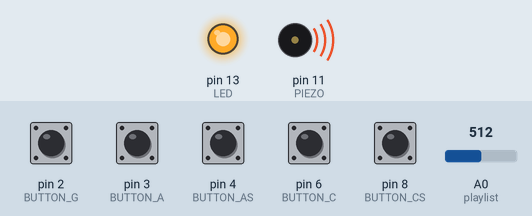
Bench run of a sketch on a simulated Arduino Uno, built with avr-gcc and run on an emulated ATmega328P. Shown: output pins drawn as LEDs (lit = HIGH), buzzer (waves = sounding). Inputs (shaded band) come from the test bench; at power-on: pin 2 (BUTTON_G), pin 3 (BUTTON_A), pin 4 (BUTTON_AS), pin 6 (BUTTON_C) HIGH, pin 8 (BUTTON_CS) LOW, A0 (playlist) = 512. What the sketch prints to the serial monitor is not drawn.

Above: at 1.2 s.
1.3 s: pin 8 (BUTTON_CS) pulled HIGH for 0.15 s
At 1.37 s:
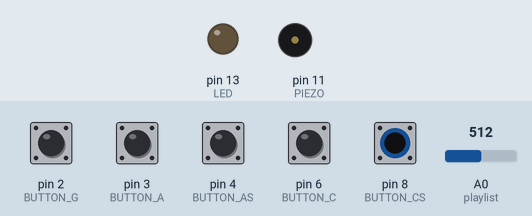
2.9 s: pin 8 (BUTTON_CS) pulled HIGH for 1 s
At 4.7 s:
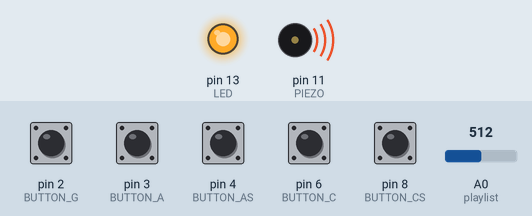
5.4 s: pin 8 (BUTTON_CS) driven HIGH
At 5.7 s:
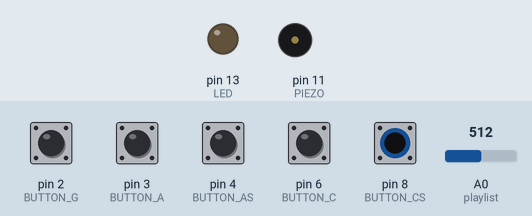
8.1 s: A0 (playlist) set to 104
9.6 s: A0 (playlist) set to 95
11.4 s: pin 2 (BUTTON_G) pulled LOW for 0.15 s
At 12.1 s:
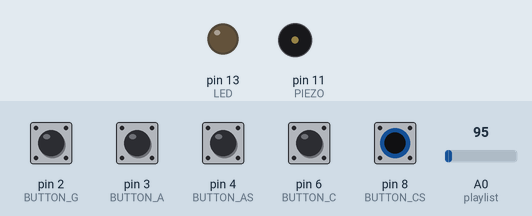
Timing chart, 0 to 14.4 s (numbered marks = the images above; inputs shaded):
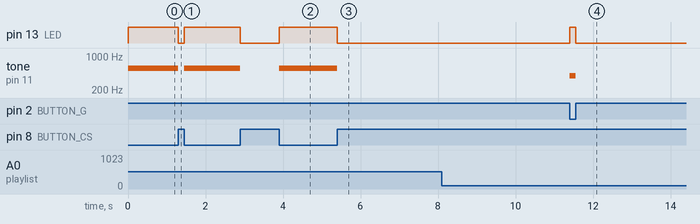

Measured:
- after the input at 1.3 s, pin 13 (LED): HIGH → LOW at once, → HIGH 0.15 s later; tone on pin 11 (PIEZO): 554 Hz → silent at once, → 554 Hz 0.15 s later
- after the input at 2.9 s, pin 13 (LED): HIGH → LOW at once, → HIGH 1.0 s later; tone on pin 11 (PIEZO): 554 Hz → silent at once, → 554 Hz 1.0 s later
- after the input at 5.4 s, pin 13 (LED): HIGH → LOW at once; tone on pin 11 (PIEZO): 554 Hz → silent at once
- after the input at 8.1 s, every drawn part: stays the same
- after the input at 9.6 s, every drawn part: stays the same
- after the input at 11.4 s, pin 13 (LED): LOW → HIGH at once, → LOW 0.15 s later; tone on pin 11 (PIEZO): silent → 392 Hz at once, → silent 0.15 s later

The sketch:

Piano__Edit_2.ino
```cpp
#define NOTE_B0 31
#define NOTE_C1 33
#define NOTE_CS1 35
#define NOTE_D1 37
#define NOTE_DS1 39
#define NOTE_E1 41
#define NOTE_F1 44
#define NOTE_FS1 46
#define NOTE_G1 49
#define NOTE_GS1 52
#define NOTE_A1 55
#define NOTE_AS1 58
#define NOTE_B1 62
#define NOTE_C2 65
#define NOTE_CS2 69
#define NOTE_D2 73
#define NOTE_DS2 78
#define NOTE_E2 82
#define NOTE_F2 87
#define NOTE_FS2 93
#define NOTE_G2 98
#define NOTE_GS2 104
#define NOTE_A2 110
#define NOTE_AS2 117
#define NOTE_B2 123
#define NOTE_C3 131
#define NOTE_CS3 139
#define NOTE_D3 147
#define NOTE_DS3 156
#define NOTE_E3 165
#define NOTE_F3 175
#define NOTE_FS3 185
#define NOTE_G3 196
#define NOTE_GS3 208
#define NOTE_A3 220
#define NOTE_AS3 233
#define NOTE_B3 247
#define NOTE_C4 262
#define NOTE_CS4 277
#define NOTE_D4 294
#define NOTE_DS4 311
#define NOTE_E4 330
#define NOTE_F4 349
#define NOTE_FS4 370
#define NOTE_G4 392
#define NOTE_GS4 415
#define NOTE_A4 440
#define NOTE_AS4 466
#define NOTE_B4 494
#define NOTE_C5 523
#define NOTE_CS5 554
#define NOTE_D5 587
#define NOTE_DS5 622
#define NOTE_E5 659
#define NOTE_F5 698
#define NOTE_FS5 740
#define NOTE_G5 784
#define NOTE_GS5 831
#define NOTE_A5 880
#define NOTE_AS5 932
#define NOTE_B5 988
#define NOTE_C6 1047
#define NOTE_CS6 1109
#define NOTE_D6 1175
#define NOTE_DS6 1245
#define NOTE_E6 1319
#define NOTE_F6 1397
#define NOTE_FS6 1480
#define NOTE_G6 1568
#define NOTE_GS6 1661
#define NOTE_A6 1760
#define NOTE_AS6 1865
#define NOTE_B6 1976
#define NOTE_C7 2093
#define NOTE_CS7 2217
#define NOTE_D7 2349
#define NOTE_DS7 2489
#define NOTE_E7 2637
#define NOTE_F7 2794
#define NOTE_FS7 2960
#define NOTE_G7 3136
#define NOTE_GS7 3322
#define NOTE_A7 3520
#define NOTE_AS7 3729
#define NOTE_B7 3951
#define NOTE_C8 4186
#define NOTE_CS8 4435
#define NOTE_D8 4699
#define NOTE_DS8 4978
#define ACTIVATED LOW


const int PIEZO = 11;
const int LED = 13;

//int buttonSong = 8;
const int BUTTON_CS = 8;  //Added a new fifth button to replace buttonSong
const int playlist = 0; //Switch between modes

const int BUTTON_C = 6;
const int BUTTON_AS = 4;
const int BUTTON_A = 3;
const int BUTTON_G = 2;

int value;

void setup()
{
  pinMode(LED, OUTPUT);

  //pinMode(BUTTON_CS, INPUT);  //Added the pinMode and digitalWrite for the new button
 // digitalWrite(BUTTON_CS,HIGH);

  pinMode(BUTTON_C, INPUT);
  digitalWrite(BUTTON_C,HIGH);
  pinMode(BUTTON_AS, INPUT);
  digitalWrite(BUTTON_AS,HIGH);
  pinMode(BUTTON_A, INPUT);
  digitalWrite(BUTTON_A,HIGH);
  pinMode(BUTTON_G, INPUT);
  digitalWrite(BUTTON_G,HIGH);
  //pinMode (buttonSong, INPUT);
  //digitalWrite(buttonSong, HIGH);

  digitalWrite(LED,LOW);

  Serial.begin(9600);
}


// notes in the melody:
int melody[] = {
//Some anime opening theme. The song is called 'Unravel'
//NOTE_AS4, NOTE_C5, NOTE_AS4, NOTE_A4, NOTE_G4,  NOTE_C5, NOTE_AS4, NOTE_A4, NOTE_G4, NOTE_G4, NOTE_F4, 0, 0,
//NOTE_DS4, NOTE_DS4, NOTE_F4, NOTE_D4, 0, 0, 0, NOTE_D4, NOTE_D4, NOTE_D4, NOTE_D4, NOTE_D5, NOTE_D5,
//NOTE_G3, NOTE_AS3, NOTE_C4, NOTE_G3, NOTE_G3, NOTE_AS3, NOTE_AS4, NOTE_A4, NOTE_A4, NOTE_A4, NOTE_AS4, NOTE_AS4,
//NOTE_G3, NOTE_AS3, NOTE_C4, NOTE_G3, NOTE_G3, NOTE_AS3,

//NOTE_AS4, NOTE_C5, NOTE_AS4, NOTE_A4, NOTE_G4,  NOTE_C5, NOTE_AS4, NOTE_A4, NOTE_G4, NOTE_G4, NOTE_F4, 0, 0,
//NOTE_DS4, NOTE_DS4, NOTE_F4, NOTE_D4, NOTE_G3, NOTE_AS3, NOTE_C4, NOTE_F3, NOTE_AS3, NOTE_A3, NOTE_F3,
//NOTE_D4, NOTE_D4, NOTE_D4, NOTE_D5, NOTE_D5,
//NOTE_G3, NOTE_AS3, NOTE_C4, NOTE_F3, NOTE_AS3, NOTE_G3, NOTE_AS4, NOTE_A4, NOTE_A4, NOTE_A4, NOTE_AS4, NOTE_AS4,

//Never Going to Give You Up
//NOTE_AS3, NOTE_C4, NOTE_CS4, NOTE_AS3, NOTE_F4, NOTE_F4, NOTE_DS4, NOTE_GS3, NOTE_AS3, NOTE_C4, NOTE_GS3, NOTE_DS4,
//NOTE_DS4, NOTE_CS4, NOTE_C4, NOTE_AS3, NOTE_AS3, NOTE_C4, NOTE_CS4, NOTE_AS3, NOTE_CS4, NOTE_DS4, NOTE_C4, NOTE_AS3,
//NOTE_GS3, NOTE_F3, NOTE_DS4, NOTE_CS4, NOTE_AS4, NOTE_C4, NOTE_CS4, NOTE_AS4, NOTE_F4, NOTE_F4, NOTE_DS4, NOTE_GS3,
//NOTE_AS4, NOTE_C4, NOTE_GS3, NOTE_GS4, NOTE_C4, NOTE_CS4, NOTE_C4, NOTE_AS3, NOTE_GS3, NOTE_AS3, NOTE_C4, NOTE_GS3,
//NOTE_CS4, NOTE_DS4, NOTE_C4, NOTE_AS3, NOTE_GS3, NOTE_F3, NOTE_DS4, NOTE_CS4,

//All Star
NOTE_FS4, NOTE_CS5, NOTE_AS4, NOTE_AS4, NOTE_GS4, NOTE_FS4, NOTE_FS4, NOTE_B4,
NOTE_AS4, NOTE_AS4, NOTE_GS4, NOTE_GS4, NOTE_FS4, NOTE_FS4, NOTE_CS5, NOTE_AS4,
NOTE_AS4, NOTE_GS4, NOTE_FS4, NOTE_FS4, NOTE_DS4, NOTE_CS4, 0, NOTE_FS4,
NOTE_FS4, NOTE_CS5, NOTE_AS4, NOTE_AS4, NOTE_GS4, NOTE_GS4, NOTE_FS4, NOTE_FS4,
NOTE_B4, NOTE_AS4, NOTE_AS4, NOTE_GS4, NOTE_GS4, NOTE_FS4, NOTE_FS4, NOTE_CS5,
NOTE_AS4, NOTE_AS4, NOTE_GS4, NOTE_FS4, NOTE_FS4, NOTE_GS4, NOTE_DS4, 0,
NOTE_FS4, NOTE_DS4, NOTE_FS4, NOTE_FS4, NOTE_FS4, NOTE_FS4, NOTE_DS4, NOTE_CS4,
NOTE_FS4, NOTE_FS4, NOTE_FS4, NOTE_FS4, NOTE_FS4, NOTE_FS4, NOTE_FS4, NOTE_FS4,
NOTE_FS4, NOTE_FS4, NOTE_FS4, NOTE_FS4, NOTE_FS4, NOTE_AS4, NOTE_FS4, NOTE_AS4,
NOTE_AS4, NOTE_CS5, NOTE_B4, NOTE_AS4, NOTE_FS4, NOTE_GS4, NOTE_GS4, NOTE_GS4,
NOTE_GS4, NOTE_AS4, NOTE_FS4, NOTE_FS4, NOTE_DS4, NOTE_CS4, NOTE_FS4, NOTE_FS4,
NOTE_FS4, 0, NOTE_AS4, NOTE_CS5, NOTE_AS4, NOTE_DS5, NOTE_AS4, NOTE_CS5,
NOTE_AS4, NOTE_DS5, NOTE_AS4, NOTE_CS5, NOTE_B4, NOTE_AS4, NOTE_GS4, NOTE_FS4,
NOTE_FS4, NOTE_GS4, NOTE_FS4, 0, NOTE_FS4, NOTE_FS4, NOTE_FS4, NOTE_FS4,
NOTE_FS4, NOTE_FS4, NOTE_FS4, NOTE_FS4, 0, NOTE_FS4, NOTE_FS4, NOTE_AS4,
NOTE_FS4, NOTE_FS4, NOTE_FS4, NOTE_DS4, NOTE_DS4, NOTE_DS4, 0, NOTE_AS4,
NOTE_FS4, NOTE_FS4, NOTE_DS4, NOTE_FS4, NOTE_FS4, NOTE_FS4, NOTE_DS4, NOTE_FS4,
NOTE_FS4, NOTE_FS4, NOTE_AS4, NOTE_AS4, NOTE_FS4, NOTE_FS4, NOTE_DS4, NOTE_FS4,
NOTE_FS4, NOTE_FS4, NOTE_DS4, NOTE_FS4, NOTE_FS4, NOTE_FS4, NOTE_AS4, 0,
NOTE_AS4, NOTE_CS5, NOTE_B4, NOTE_CS5, NOTE_DS5, NOTE_FS5, NOTE_GS5, NOTE_FS5,
NOTE_FS4, NOTE_FS4, NOTE_GS4, NOTE_FS4, NOTE_AS4, NOTE_GS4, NOTE_GS4, NOTE_FS4,
NOTE_GS4, NOTE_AS4, NOTE_DS4,


};

// note durations: 4 = quarter note, 8 = eighth note, etc.:
int noteDurations[] = {
//Unravel song
//4.5, 2.25, 2.25, 4.5, 2.25, 2.25, 2.25, 2.25, 2.25, 4.5, 3, 9, 4.5,
//4.5, 2.25, 4.5, 2.25, 1.125, 2.25, 4.5, 4.5, 2.25, 4.5, 2.25, 4.5, 2.25,
//4.5, 4.5, 4.5, 2.25, 4.5, 4.5, 4.5, 2.25, 4.5, 2.25, 4.5, 2,
//4.5, 4.5, 4.5, 2.25, 4.5, 4.5,

//4.5, 2.25, 2.25, 4.5, 2.25, 2.25, 2.25, 2.25, 2.25, 4.5, 3, 9, 4.5,
//4.5, 2.25, 4.5, 4.5, 4.5, 4.5, 4.5, 4.5, 3, 3, 4.5,
//2.25, 4.5, 2.25, 4.5, 2.25,
//4.5, 4.5, 4.5, 4.5, 2.25, 4.5, 4.5, 2.25, 4.5, 2.25, 4.5, 2.25,

//Never Going to Give You Up
//6, 4, 6, 6, 2, 2, 2, 6, 6, 4, 6, 4,
//4, 4, 4, 4, 6, 4, 6, 6, 6, 4, 5.5, 4, 5.5,
//4, 4, 4, 2, 6, 4, 6, 6, 4, 4, 2, 6,
//6, 6, 4, 6, 4, 4, 4, 4, 4, 6, 6, 4,
//6, 4, 5.5, 4, 5.5, 4, 4, 4, 2,

//All Star
4, 5, 5, 3, 5, 5, 5, 3,
5, 5, 5, 5, 3, 5, 5, 5,
3, 5, 5, 5, 4, 2, 4, 5,
5, 5, 5, 5, 5, 5, 5, 5,
3, 5, 5, 5, 5, 5, 5, 4,
5, 5, 4, 5, 5, 4, 3, 4,
4, 4, 3.5, 3.5, 5, 5, 5, 5,
3.5, 3.5, 4, 3, 3.5, 5, 5, 3.5,
5, 5, 5, 5, 3.5, 5, 4, 5,
5, 3.5, 3.5, 5, 5, 3.5, 3.5, 4,
5, 3.5, 3.5, 3.5, 5, 5, 3.5, 3.5,
3.5, 3.5, 5, 3.5, 5, 3.5, 5, 3.5,
5, 3.5, 5, 3.5, 3.5, 3.5, 3.5, 3.5,
5, 3.5, 2.5, 4.5, 5, 5, 5, 3.5,
5, 5, 3.5, 4, 4, 5, 5, 5,
5, 3.5, 5, 5, 3.5, 2.5, 2, 3.5,
2.5, 5, 5, 3.5, 2.5, 5, 5, 3.5,
2.5, 3, 2, 3.5, 3, 5, 5, 3.5,
2.5, 5, 5, 3.5, 2.5, 3, 3, 5,
3, 3, 3, 3.5, 3.5, 2.5, 3.5, 3,
3.5, 3.5, 3.5, 3.5, 3.5, 3.5, 3.5, 3,
4, 3.5, 8,

} ;


void loop()
{

  value = analogRead(playlist);
  Serial.print(value);
  Serial.print("   ");

  while(digitalRead(BUTTON_CS) == ACTIVATED)
  {
    tone(PIEZO,NOTE_CS5);
    digitalWrite(LED,HIGH);
  }

   while(digitalRead(BUTTON_C) == ACTIVATED)
  {
    tone(PIEZO,NOTE_C5);
    digitalWrite(LED,HIGH);
  }
  while(digitalRead(BUTTON_AS) == ACTIVATED)
  {
    tone(PIEZO,NOTE_AS4);
    digitalWrite(LED,HIGH);
  }

  while(digitalRead(BUTTON_A) == ACTIVATED)
  {
    tone(PIEZO,NOTE_A4);
    digitalWrite(LED,HIGH);
  }

  while(digitalRead(BUTTON_G) == ACTIVATED)
  {
    tone(PIEZO,NOTE_G4);
    digitalWrite(LED,HIGH);
  }

//  if(digitalRead(buttonSong) == ACTIVATED) {
//    for (int thisNote=0; thisNote <85; thisNote++) {
//      int noteDuration = 600 / noteDurations[thisNote];
//      tone(11, melody[thisNote], noteDuration);
//      int pauseBetweenNotes = noteDuration * 1.50;
//      delay(pauseBetweenNotes);
//      noTone(11);
//    }
//  }
  noTone(PIEZO);
  digitalWrite(LED,LOW);
}
```
